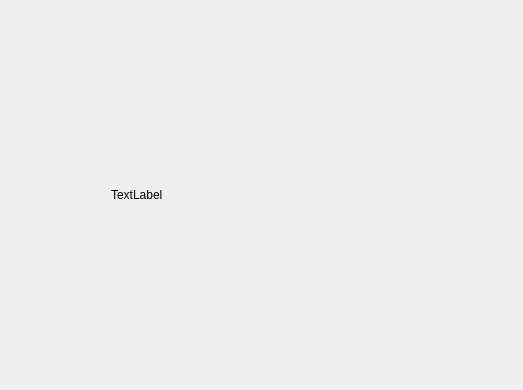
<?xml version="1.0" encoding="UTF-8"?>
<ui version="4.0">
 <class>ISMWaiting</class>
 <widget class="QDialog" name="ISMWaiting">
  <property name="geometry">
   <rect>
    <x>0</x>
    <y>0</y>
    <width>523</width>
    <height>390</height>
   </rect>
  </property>
  <property name="windowTitle">
   <string>Dialog</string>
  </property>
  <layout class="QHBoxLayout" name="horizontalLayout">
   <item>
    <widget class="QLabel" name="label">
     <property name="minimumSize">
      <size>
       <width>300</width>
       <height>300</height>
      </size>
     </property>
     <property name="maximumSize">
      <size>
       <width>300</width>
       <height>300</height>
      </size>
     </property>
     <property name="text">
      <string>TextLabel</string>
     </property>
    </widget>
   </item>
  </layout>
 </widget>
 <resources/>
 <connections/>
</ui>
